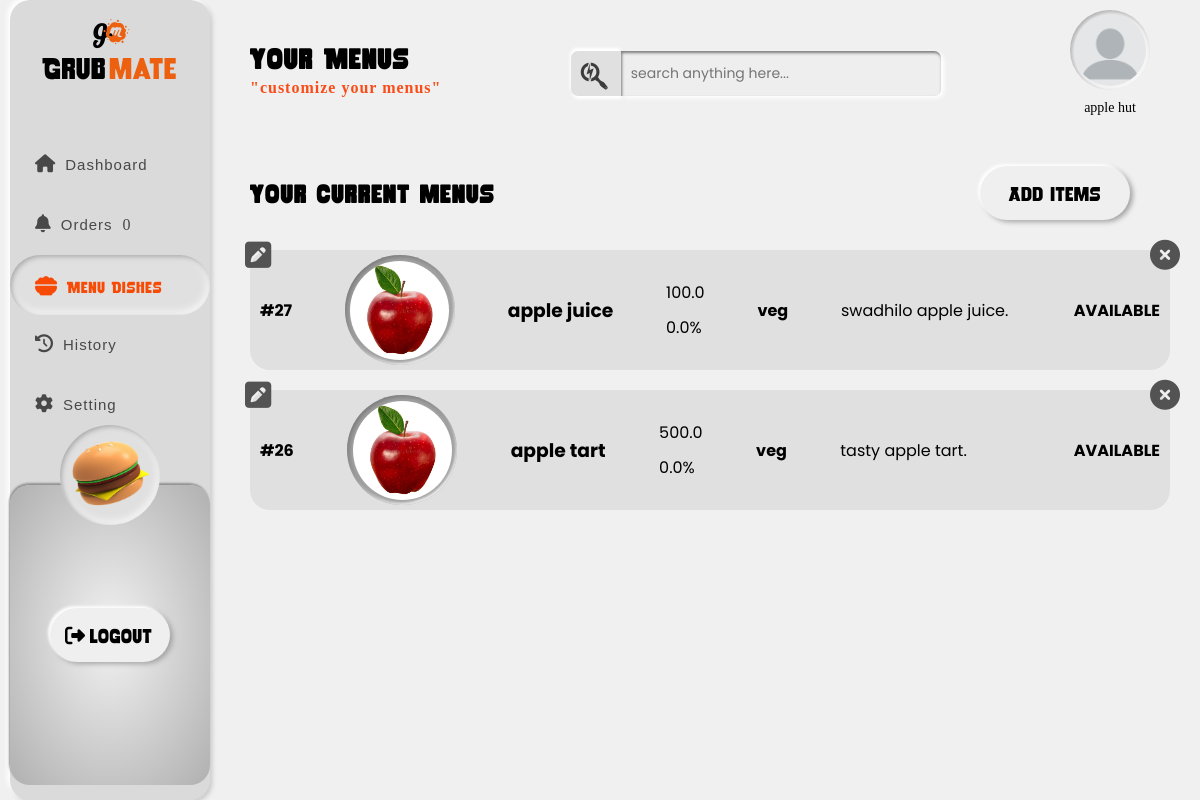
The app's page /restaurant-menu-dishes/ (signed in) with its own data.
### merchant/models.py (models this page shows, shortened)
class Restaurant(models.Model):
    RESTAURANT_TYPE_CHOICES = [
        ('local', 'Local'),
        ('fine_dining', 'Fine Dining'),
    ]
    user = models.OneToOneField(
        User, on_delete=models.CASCADE, related_name='restaurant_profile', null=True
    )
    restaurant_name = models.CharField(max_length=100, default='')
    owner_name = models.CharField(max_length=100, default='')
    owner_email = models.EmailField(max_length=255, null=True, blank=True)
    owner_contact = models.CharField(
        max_length=15, null=True, validators=[phone_validator]
    )
    restaurant_address = models.TextField(default='')
    latitude = models.FloatField(default=0.0)
    longitude = models.FloatField(default=0.0)
    cuisine = models.CharField(max_length=50, default='')
    description = models.TextField(null=True, blank=True)
    restaurant_type = models.CharField(
        max_length=20, choices=RESTAURANT_TYPE_CHOICES, default='local'
    )
    profile_picture = models.ImageField(
        upload_to='restaurant/profile_pics/', blank=True, null=True)
    cover_photo = models.ImageField(
        upload_to='restaurant/cover_photos/', blank=True, null=True)
    menu = models.FileField(
        upload_to='restaurant/menus/', blank=True, null=True)
    created_at = models.DateTimeField(default=timezone.now)
    approved = models.BooleanField(default=False)

class FoodItem(models.Model):
    AVAILABILITY_CHOICES = [
        ('OUT_OF_STOCK', 'Out of Stock'),
        ('LOW_STOCK', 'Low Stock'),
        ('AVAILABLE', 'Available'),
    ]
    VEG_NONVEG_CHOICES = [
        ('veg', 'Vegetarian'),
        ('nonveg', 'Non-Vegetarian'),
    ]
    RATING_CHOICES = [
        (0, '0'),
        (1, '1'),
        (2, '2'),
        (3, '3'),
        (4, '4'),
        (5, '5'),
    ]
    name = models.CharField(max_length=255)
    price = models.DecimalField(max_digits=7, decimal_places=2)
    discount = models.DecimalField(max_digits=5, decimal_places=2, default=0.0)
    description = models.TextField(blank=True)
    restaurant = models.ForeignKey(
        'Restaurant', on_delete=models.CASCADE, related_name='food_items')
    veg_nonveg = models.CharField(
        max_length=6, choices=VEG_NONVEG_CHOICES, default='veg')
    profile_picture = models.ImageField(
        upload_to='food_images/', blank=True, null=True)
    external_image_url = models.URLField(blank=True, null=True)
    availability_status = models.CharField(
        max_length=20,
        choices=AVAILABILITY_CHOICES,
        default='AVAILABLE'
    )
    review_rating = models.IntegerField(
        choices=RATING_CHOICES,
        null=True,
        blank=True,
        help_text="Rate the food item from 0 to 5"
    )

### merchant/views.py (the view)
# urls.py: path("restaurant-menu-dishes/", views.restaurant_menu_dishes,
@login_required
def restaurant_menu_dishes(request):
    try:
        profile = Restaurant.objects.get(user=request.user)
    except Restaurant.DoesNotExist:
        return redirect('deliveryman-dashboard')
    if request.method == "POST":
        item_id = request.POST.get("item_id")
        if item_id:
            item = get_object_or_404(FoodItem, pk=item_id, restaurant=profile)
            form = FoodItemForm(request.POST, request.FILES, instance=item)
        else:
            form = FoodItemForm(request.POST, request.FILES)
        if form.is_valid():
            food_item = form.save(commit=False)
            food_item.restaurant = profile
            food_item.save()
            form.save_m2m()
            messages.success(
                request, "Item updated." if item_id else "Item created.")
            return redirect("restaurant-menu-dishes")
        else:
            messages.error(request, "Please fix the errors below.")
    else:
        form = FoodItemForm()
    qs = FoodItem.objects.filter(restaurant=profile).order_by("-id")
    foods = []
    for itm in qs:
        foods.append({
            "id": itm.id,
            "name": itm.name,
            "price": float(itm.price) if itm.price is not None else None,
            "discount": float(itm.discount) if itm.discount is not None else 0.0,
            "veg_nonveg": itm.veg_nonveg,
            "availability_status": itm.availability_status,
            "profile_picture": itm.profile_picture.url if itm.profile_picture else None,
            "description": itm.description or "",
        })
    return render(request, "merchant/restaurant_menu_dishes.html", {
        "restaurant": profile,
        "form": form,
        "foods": foods,
    })

### merchant/forms.py
class FoodItemForm(forms.ModelForm):
    class Meta:
        model = FoodItem
        fields = [
            'name',
            'price',
            'discount',
            'veg_nonveg',
            'availability_status',
            'profile_picture',
            'description',
        ]

### merchant/templates/merchant/restaurant_menu_dishes.html (shortened to what this page needs)
{% extends "merchant/merchant_templates_base.html" %}
{% load static %}
{% block styles %}
    <link rel="stylesheet" href="{% static 'css/restaurant_menu_dishes.css' %}" />
{% endblock %}
{% block headcontent %}
    <div id="head-content">
        <h2>Your Menus</h2>
        <h4>
            <span>"customize your menus"</span>
        </h4>
    </div>
{% endblock %}
{% block activate_menu_dishes %}active{% endblock %}
{% block mainspace %}
    <div id="container-body">
        <div id="current-menus-container">
            <div id="currentmenu-header">
                <h3>Your current menus</h3>
                <button type="button" id="add-item-btn">Add items</button>
            </div>
            <div id="current-menus-wrapper">
                {% if foods %}
                    {% for food in foods %}
                        <div class="current-menu-item">
                            <div class="update-currentitems" id="{{ food.id }}">
                                <i class="fa-solid fa-square-pen"></i>
                            </div>
                            <div class="delete-currentitems" id="{{ food.id }}">
                                <i class="fa-solid fa-circle-xmark"></i>
                            </div>
                            <h4 class="currentmenuitem-id">#{{ food.id }}</h4>
                            <div class="currentmenuitem-pp">
                                {% if food.profile_picture %}
                                    <img src="{{ food.profile_picture }}" alt="{{ food.name }}" />
                                {% else %}
                                    <img src="{% static 'images/placeholder.png' %}" alt="No image" />
                                {% endif %}
                            </div>
                            <h3 class="currentmenuitem-name">{{ food.name }}</h3>
                            <div class="currentmenuitem-pricing">
                                <span>{{ food.price }}</span>
                                <span>{{ food.discount }}%</span>
                            </div>
                            <h4 class="currentmenuitem-category">{{ food.veg_nonveg }}</h4>
                            <div class="currentmenuitem-description">
                                <p>{{ food.description }}</p>
                            </div>
                            <h4 class="currentmenuitem-availability">{{ food.availability_status }}</h4>
                        </div>
                    {% endfor %}
                {% endif %}
            </div>
        </div>
    </div>
{% endblock %}

### merchant/templates/merchant/merchant_templates_base.html (shortened to what this page needs)
{% load static %}
<!DOCTYPE html>
<html lang="en">
<head>
  <link rel="stylesheet" href="https://cdnjs.cloudflare.com/ajax/libs/font-awesome/6.5.0/css/all.min.css">
  <link rel="stylesheet" href="{% static 'css/base_template.css' %}">
  {% block styles %}{% endblock %}
</head>
<body>
  <header>
    <a href="#" id="logowrapper-link">
      <div class="logo-container">
        <div id="logo">
          <span><i class="fa-brands fa-glide-g"></i></span>
          <span><i class="fa-brands fa-meetup"></i></span>
        </div>
        <div id="brandname"><span>Grub</span><span>mate</span></div>
      </div>
    </a>
         <nav>
        <ul id="navbar">
          <li class="link" id="{% block activate_dashboard %}dashboard{%endblock%}">
            <a href="{%url 'restaurant-dashboard'%}"
              ><span class="nav-icons"><i class="fa-solid fa-house fa-beat"></i></span>
              <h4>Dashboard</h4></a
            >
          </li>
          <li class="link" id="{% block activate_order %}order{%endblock%}">
            <a href="{% url 'restaurant-orders'%}"
              ><span class="nav-icons"
                ><i class="fa-solid fa-bell fa-shake" style="--fa-animation-duration: 4s;"></i></span>
              <h4>Orders</h4>
              <span class="new-order-count"></span>
              </a>
          </li>
          <li class="link" id="{% block activate_menu_dishes %}menu_dishes{%endblock%}">
            <a href="{% url 'restaurant-menu-dishes'%}"
              ><span class="nav-icons"><i class="fa-solid fa-bowl-food fa-bounce" style="--fa-animation-duration: 3s;"></i></i></span>
              <h4>Menu Dishes</h4></a
            >
          </li>
          <li class="link" id="{% block activate_customers %}customers{%endblock%}">
            <a href="{% url 'restaurant-customers'%}"
              ><span class="nav-icons"><i class="fa-solid fa-clock-rotate-left fa-spin" style="--fa-animation-direction: reverse;"></i></span>
              <h4>History</h4></a
            >
          </li>
          <li class="link" id="{% block activate_settings %}settings{%endblock%}">
            <a href="{% url 'restaurant-settings'%}"
              ><span class="nav-icons"><i class="fa-solid fa-gear fa-spin"></i></span>
              <h4>Setting</h4></a
            >
          </li>
        </ul>
      </nav>
    <div id="logout-container">
      <div id="circle">
        <img src="{% static 'images/burgerstill.png' %}" alt="burger" height="80" width="80">
      </div>
      <button type="button" id="logout">
        <span class="logout-icon"><i class="fa-solid fa-right-from-bracket"></i></span>
        <span>logout</span>
      </button>
    </div>
  </header>
  <div class="container" id="dashboard">
    <div id="container-head">
      {% block headcontent %}{% endblock %}
      <div id="search-subcontainer">
        <span><i class="fa-brands fa-searchengin"></i></span>
        <input type="search" name="search" id="search" placeholder="search anything here...">
      </div>
      <div>
        <div id="pp-container">
          {% if restaurant.profile_picture and restaurant.profile_picture.name %}
            <img src="{{ restaurant.profile_picture.url }}" alt="profilepic" height="50" width="50">
          {% else %}
            <img src="{% static 'images/profilepic.png' %}" alt="default profilepic" height="50" width="50">
          {% endif %}
        </div>
        <h4 class="resid" id="{{ restaurant.id }}">{{ restaurant.restaurant_name }}</h4>
      </div>
    </div>
    {% block mainspace %}{% endblock %}
  </div>
</body>
</html>

### static/css/base_template.css (style rules this page uses)
* { box-sizing: border-box; margin: 0; padding: 0; }
body { background-color: #f0f0f0ff; }
p, h1, h2, h3, h4 { margin: 0; }
header { position: fixed; left: 10px; height: 100dvh; width: 200px; padding: 20px 0px 0px; display: flex; flex-direction: column; gap: 50px; background-color: #dadadaff; border-radius: 20px; box-shadow: -3px -3px 5px #ffffff, 2px 2px 5px #c4c4c4ff; z-index: 1000; }
a#logowrapper-link { text-decoration: none; color: #000000; }
.logo-container { display: flex; flex-direction: column; align-items: center; justify-content: center; }
#logo { display: flex; }
#logo > span:first-child i { margin-top: 4px; }
#logo > span:last-child i { margin-left: -10px; color: #ec600fff; }
#logo > span i { font-size: 25px; }
#brandname { display: flex; gap: 3px; font-size: 30px; font-family: "rocketThunder", "Poppins"; }
#brandname > span:last-child { color: #ec600fff; }
#navbar { display: flex; flex-direction: column; }
.link { height: 60px; width: 100%; position: relative; list-style: none; }
.link a { text-decoration: none; padding-left: 25px; gap: 10px; margin-top: 20px; display: flex; align-items: center; color: #494848ff; transition: transform 0.3s ease; }
.link a h4 { font-size: 15px; font-weight: 500; font-family: "epic", sans-serif; letter-spacing: 1px; color: inherit; }
.link a i { font-size: 18px; color: inherit; }
#active { background-color: #e0e0e0; box-shadow: inset 2px 2px 5px #aaa9a9ff, inset -1px -2px 10px #ffffff; border-radius: 50px; }
#active a { color: #f74a05ff; }
#active a h4 { color: inherit; font-weight: 500; font-family: "epic", "rocketThunder"; letter-spacing: 0.5px; font-size: 16px; }
#active a span i { color: inherit; font-size: 22px; }
#logout-container { height: 300px; display: flex; position: relative; justify-content: center; align-items: center; border-top-right-radius: 20px; border-top-left-radius: 20px; border-radius: 20px; background: radial-gradient(#f3f2f2ff, #b1b0b0ff); box-shadow: -1px -2px 2px #949191ff; z-index: 10; }
#circle { position: absolute; background-color: #e0e0e0; width: 100px; aspect-ratio: 1; top: -60px; display: flex; align-items: center; justify-content: center; border-radius: 50%; box-shadow: inset 2px 2px 5px #aaa9a9ff, inset -1px -2px 10px #ffffff; z-index: -1; }
#logout-container button { padding: 15px; width: 120px; border: none; border-radius: 50px; display: flex; font-family: "Poppins"; box-shadow: -2px -2px 3px #ffffff, 3px 2px 5px #a5a4a4ff; cursor: pointer; font-family: "rocketThunder"; font-size: 20px; }
.logout-icon { margin-right: 5px; }
.container { margin-left: 220px; padding: 20px; width: calc(100% - 220px); min-height: 100vh; background-color: #f0f0f0ff; overflow-y: auto; }
#container-head { padding: 10px; padding-right: 30px; display: flex; justify-content: space-between; align-items: center; gap: 30px; }
#container-head div:first-child { line-height: 30px; }
#container-head div:first-child h2 { font-family: "rocketThunder"; font-size: 28px; letter-spacing: 1px; }
#container-head div:first-child h4 { font-family: "epic"; letter-spacing: 1px; }
#head-content > h4 span { color: #f84d18ff; }
#search-subcontainer { position: relative; display: flex; }
#search-subcontainer span { height: 45px; width: 50px; background-color: #e0e0e0; border-top-left-radius: 7px; border-bottom-left-radius: 7px; box-shadow: -1px -3px 3px #ffffff, 1px 3px 3px #ffffff; }
#search-subcontainer span i { font-size: 30px; padding: 10px; color: #3d3c3cff; }
#search { border: none; outline: none; height: 45px; width: calc(200px + 10vw); padding: 10px; border-top-right-radius: 7px; border-bottom-right-radius: 7px; font-size: 14px; font-family: "Poppins"; background-color: #eeeeeeff; box-shadow: inset 1px 2px 3px #7a7a7aff, 3px 2px 5px #ffffff; }
#container-head div:last-child { margin-top: -20px; display: flex; flex-direction: column; gap: 10px; justify-content: center; align-items: center; }
#container-head > div:last-child h4 { font-size: 14px; font-weight: 400; font-family: "epic"; }
#pp-container { border-radius: 50%; height: 80px; display: flex; justify-content: center; align-items: center; aspect-ratio: 1; box-shadow: inset 2px 2px 5px #aaa9a9ff, inset -1px -2px 10px #ffffff; }
#pp-container > img { height: 90%; width: 90%; border-radius: 50%; object-fit: cover; }
#container-body { padding: 10px; margin-top: 30px; display: flex; flex-direction: column; gap: 30px; }

### records on screen
Restaurant: restaurant_name "apple hut"
FoodItem: name "apple juice", veg_nonveg "veg", description "swadhilo apple juice.", availability_status "AVAILABLE"
FoodItem: name "apple tart", veg_nonveg "veg", description "tasty apple tart.", availability_status "AVAILABLE"

### other values on screen
{{ food.id }} "27" "26"
{{ food.price }} "100.0" "500.0"
{{ food.discount }} "0.0" "0.0"
